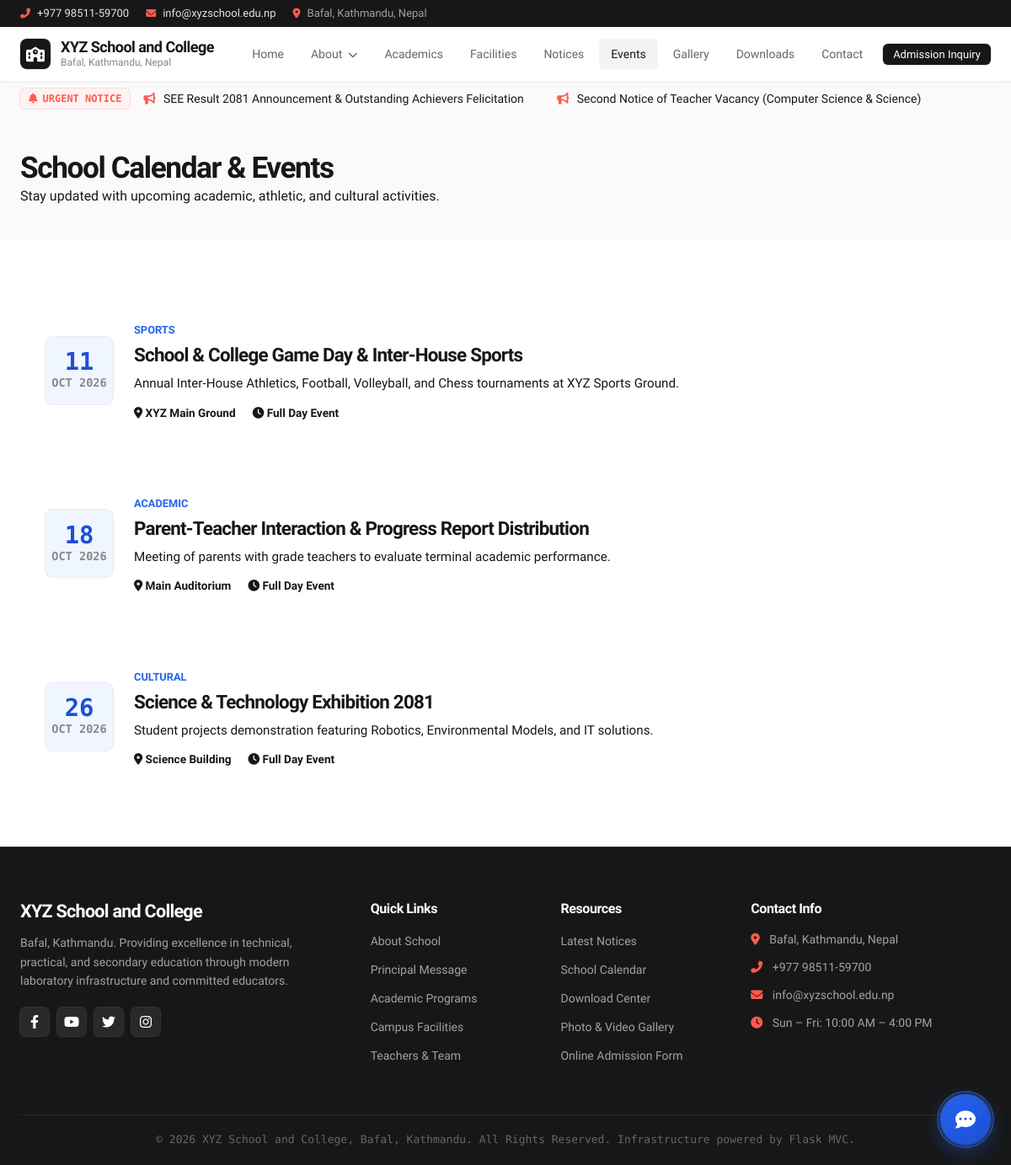
The app's page /events with its own data.
### app/models/settings.py (models this page shows, shortened)
class SiteSetting(db.Model):
    __tablename__ = 'site_settings'
    id = db.Column(db.Integer, primary_key=True)
    key = db.Column(db.String(100), unique=True, nullable=False)
    value = db.Column(db.Text, nullable=True)
    @classmethod
    def get_val(cls, key, default=''):
        setting = cls.query.filter_by(key=key).first()
        return setting.value if setting else default

### app/models/notice.py (models this page shows, shortened)
class Notice(db.Model):
    __tablename__ = 'notices'
    id = db.Column(db.Integer, primary_key=True)
    title = db.Column(db.String(255), nullable=False)
    slug = db.Column(db.String(255), unique=True, nullable=False)
    category = db.Column(db.String(50), default='General') # General, Vacancy, Exam, Quotation, Admission, Result
    content = db.Column(db.Text, nullable=False)
    attachment = db.Column(db.String(255), nullable=True) # PDF or image attachment
    is_urgent = db.Column(db.Boolean, default=False)
    published_date = db.Column(db.DateTime, default=datetime.utcnow)
    author_id = db.Column(db.Integer, db.ForeignKey('users.id'), nullable=True)
    author = db.relationship('User', backref=db.backref('notices', lazy=True))

### app/models/event.py (models this page shows, shortened)
class Event(db.Model):
    __tablename__ = 'events'
    id = db.Column(db.Integer, primary_key=True)
    title = db.Column(db.String(255), nullable=False)
    description = db.Column(db.Text, nullable=False)
    event_date = db.Column(db.DateTime, nullable=False)
    end_date = db.Column(db.DateTime, nullable=True)
    location = db.Column(db.String(150), default='School Ground / Auditorium')
    category = db.Column(db.String(50), default='Academic') # Academic, Sports, Cultural, Holiday, Exam
    image = db.Column(db.String(255), nullable=True)
    is_featured = db.Column(db.Boolean, default=False)
    created_at = db.Column(db.DateTime, default=datetime.utcnow)

### app/controllers/public_controller.py (the view)
@public_bp.route('/events')
def events():
    events_list = Event.query.order_by(Event.event_date.asc()).all()
    return render_template('public/events.html', events=events_list)

### app/controllers/public_controller.py (called while the page is built)
@public_bp.context_processor
def inject_global_settings():
    return {
        'school_name': SiteSetting.get_val('school_name', 'XYZ School and College'),
        'school_address': SiteSetting.get_val('school_address', 'Bafal, Kathmandu, Nepal'),
        'school_phone': SiteSetting.get_val('school_phone', '+977 98511-59700'),
        'school_email': SiteSetting.get_val('school_email', 'info@xyzschool.edu.np'),
        'urgent_notices': Notice.query.filter_by(is_urgent=True).order_by(Notice.published_date.desc()).all()
    }

### app/templates/public/events.html (shortened to what this page needs)
{% extends 'base.html' %}
{% block content %}
<div class="section bg-alt" style="padding: 40px 0; border-bottom: 1px solid var(--border-color);">
    <div class="container">
        <h1 style="font-size: 2.2rem; color: var(--primary-dark);">School Calendar & Events</h1>
        <p style="color: var(--text-muted); font-size: 1rem;">Stay updated with upcoming academic, athletic, and cultural activities.</p>
    </div>
</div>
<section class="section">
    <div class="container">
        <div style="display: flex; flex-direction: column; gap: 25px;">
            {% if events %}
                {% for ev in events %}
                <div style="background: white; border-radius: 12px; padding: 30px; box-shadow: var(--shadow-sm); border: 1px solid var(--border-color); display: flex; gap: 25px; align-items: center; flex-wrap: wrap;">
                    <div class="notice-date-badge" style="width: 80px; height: 80px; background: #EFF6FF; border-color: #BFDBFE; color: #1D4ED8;">
                        <span class="day" style="font-size: 1.8rem;">{{ ev.event_date.strftime('%d') }}</span>
                        <span class="month" style="font-size: 0.85rem;">{{ ev.event_date.strftime('%b %Y') }}</span>
                    </div>
                    <div style="flex: 1;">
                        <span style="font-size: 0.8rem; font-weight: 800; color: #2563EB; text-transform: uppercase;">{{ ev.category }}</span>
                        <h2 style="font-size: 1.4rem; margin: 4px 0 8px 0; color: var(--primary-dark);">{{ ev.title }}</h2>
                        <p style="color: var(--text-muted); font-size: 0.95rem; line-height: 1.6; margin-bottom: 12px;">{{ ev.description }}</p>
                        <div style="display: flex; gap: 20px; font-size: 0.85rem; color: var(--text-main); font-weight: 600;">
                            <span><i class="fas fa-map-marker-alt" style="color: var(--primary-red);"></i> {{ ev.location }}</span>
                            <span><i class="fas fa-clock" style="color: var(--accent-gold);"></i> Full Day Event</span>
                        </div>
                    </div>
                </div>
                {% endfor %}
            {% else %}
                <p style="text-align: center; color: var(--text-muted);">No events scheduled at present.</p>
            {% endif %}
        </div>
    </div>
</section>
{% endblock %}

### app/templates/base.html (shortened to what this page needs)
<!DOCTYPE html>
<html lang="en">
<head>
    <link rel="stylesheet" href="{{ url_for('static', filename='css/style.css') }}">
    <link rel="stylesheet" href="https://cdnjs.cloudflare.com/ajax/libs/font-awesome/6.4.0/css/all.min.css">
    <link rel="stylesheet" type="text/css" href="https://cdnjs.cloudflare.com/ajax/libs/slick-carousel/1.8.1/slick.min.css"/>
    <link rel="stylesheet" type="text/css" href="https://cdnjs.cloudflare.com/ajax/libs/slick-carousel/1.8.1/slick-theme.min.css"/>
</head>
<body>
    <header class="top-header">
        <div class="container">
            <div class="top-info">
                <div class="top-info-item">
                    <i class="fas fa-phone-alt"></i>
                    <a href="tel:{{ school_phone }}">{{ school_phone }}</a>
                </div>
                <div class="top-info-item">
                    <i class="fas fa-envelope"></i>
                    <a href="mailto:{{ school_email }}">{{ school_email }}</a>
                </div>
                <div class="top-info-item">
                    <i class="fas fa-map-marker-alt"></i>
                    <span>{{ school_address }}</span>
                </div>
            </div>
        </div>
    </header>
    <nav class="navbar-main">
        <div class="container navbar-container">
            <a href="{{ url_for('public.home') }}" class="brand-logo">
                <div class="logo-badge">
                    <i class="fas fa-school"></i>
                </div>
                <div class="brand-text">
                    <h1>{{ school_name }}</h1>
                    <p>Bafal, Kathmandu, Nepal</p>
                </div>
            </a>
            <ul class="nav-menu" id="navMenu">
                <li class="nav-item">
                    <a href="{{ url_for('public.home') }}" class="nav-link {% if request.endpoint == 'public.home' %}active{% endif %}">Home</a>
                </li>
                <li class="nav-item">
                    <a href="#" class="nav-link {% if request.endpoint in ['public.about', 'public.message_principal', 'public.message_chairperson', 'public.team'] %}active{% endif %}">
                        About <i class="fas fa-chevron-down" style="font-size: 0.7rem; margin-left: 2px;"></i>
                    </a>
                </li>
                <li class="nav-item">
                    <a href="{{ url_for('public.academics') }}" class="nav-link {% if request.endpoint == 'public.academics' %}active{% endif %}">Academics</a>
                </li>
                <li class="nav-item">
                    <a href="{{ url_for('public.facilities') }}" class="nav-link {% if request.endpoint == 'public.facilities' %}active{% endif %}">Facilities</a>
                </li>
                <li class="nav-item">
                    <a href="{{ url_for('public.notices') }}" class="nav-link {% if request.endpoint in ['public.notices', 'public.notice_detail'] %}active{% endif %}">Notices</a>
                </li>
                <li class="nav-item">
                    <a href="{{ url_for('public.events') }}" class="nav-link {% if request.endpoint == 'public.events' %}active{% endif %}">Events</a>
                </li>
                <li class="nav-item">
                    <a href="{{ url_for('public.gallery') }}" class="nav-link {% if request.endpoint == 'public.gallery' %}active{% endif %}">Gallery</a>
                </li>
                <li class="nav-item">
                    <a href="{{ url_for('public.downloads') }}" class="nav-link {% if request.endpoint == 'public.downloads' %}active{% endif %}">Downloads</a>
                </li>
                <li class="nav-item">
                    <a href="{{ url_for('public.contact') }}" class="nav-link {% if request.endpoint == 'public.contact' %}active{% endif %}">Contact</a>
                </li>
                <li class="nav-item">
                    <a href="{{ url_for('public.admission') }}" class="btn btn-primary btn-sm" style="margin-left: 6px;">Admission Inquiry</a>
                </li>
            </ul>
        </div>
    </nav>
    {% if urgent_notices %}
    <div class="ticker-bar">
        <div class="container ticker-wrapper">
            <div class="ticker-badge">
                <i class="fas fa-bell"></i> Urgent Notice
            </div>
            <div class="ticker-content">
                <div class="ticker-scroll">
                    {% for n in urgent_notices %}
                        <a href="{{ url_for('public.notice_detail', id=n.id) }}"><i class="fas fa-bullhorn" style="margin-right: 6px; color: var(--vercel-ship-red);"></i> {{ n.title }}</a>
                    {% endfor %}
                </div>
            </div>
        </div>
    </div>
    {% endif %}
    <main>
        {% block content %}{% endblock %}
    </main>
    <footer class="footer">
        <div class="container">
            <div class="footer-grid">
                <div class="footer-brand">
                    <h2>{{ school_name }}</h2>
                    <p>Bafal, Kathmandu. Providing excellence in technical, practical, and secondary education through modern laboratory infrastructure and committed educators.</p>
                    <div class="social-links">
                        <a href="#" class="social-icon" aria-label="Facebook"><i class="fab fa-facebook-f"></i></a>
                        <a href="#" class="social-icon" aria-label="YouTube"><i class="fab fa-youtube"></i></a>
                        <a href="#" class="social-icon" aria-label="Twitter"><i class="fab fa-twitter"></i></a>
                        <a href="#" class="social-icon" aria-label="Instagram"><i class="fab fa-instagram"></i></a>
                    </div>
                </div>
                <div>
                    <h3 class="footer-title">Quick Links</h3>
                    <ul class="footer-links">
                        <li><a href="{{ url_for('public.about') }}">About School</a></li>
                        <li><a href="{{ url_for('public.message_principal') }}">Principal Message</a></li>
                        <li><a href="{{ url_for('public.academics') }}">Academic Programs</a></li>
                        <li><a href="{{ url_for('public.facilities') }}">Campus Facilities</a></li>
                        <li><a href="{{ url_for('public.team') }}">Teachers & Team</a></li>
                    </ul>
                </div>
                <div>
                    <h3 class="footer-title">Resources</h3>
                    <ul class="footer-links">
                        <li><a href="{{ url_for('public.notices') }}">Latest Notices</a></li>
                        <li><a href="{{ url_for('public.events') }}">School Calendar</a></li>
                        <li><a href="{{ url_for('public.downloads') }}">Download Center</a></li>
                        <li><a href="{{ url_for('public.gallery') }}">Photo & Video Gallery</a></li>
                        <li><a href="{{ url_for('public.admission') }}">Online Admission Form</a></li>
                    </ul>
                </div>
                <div>
                    <h3 class="footer-title">Contact Info</h3>
                    <ul class="footer-links" style="color: #a1a1aa; font-size: 0.875rem;">
                        <li style="margin-bottom: 12px;"><i class="fas fa-map-marker-alt" style="color: var(--vercel-ship-red); margin-right: 8px;"></i> {{ school_address }}</li>
                        <li style="margin-bottom: 12px;"><i class="fas fa-phone-alt" style="color: var(--vercel-ship-red); margin-right: 8px;"></i> {{ school_phone }}</li>
                        <li style="margin-bottom: 12px;"><i class="fas fa-envelope" style="color: var(--vercel-ship-red); margin-right: 8px;"></i> {{ school_email }}</li>
                        <li><i class="fas fa-clock" style="color: var(--vercel-ship-red); margin-right: 8px;"></i> Sun – Fri: 10:00 AM – 4:00 PM</li>
                    </ul>
                </div>
            </div>
            <div class="footer-bottom">
                <p>&copy;&nbsp;2026 {{ school_name }}, Bafal, Kathmandu. All Rights Reserved. Infrastructure powered by Flask MVC.</p>
            </div>
        </div>
    </footer>
    <div class="chatbot-widget-container">
        <button id="chatbotToggleBtn" class="chatbot-toggle-btn" aria-label="Open AI Assistant">
            <i class="fas fa-comment-dots" id="chatIconClosed"></i>
            <span class="chatbot-pulse-ring"></span>
        </button>
    </div>
</body>
</html>

### records on screen
SiteSetting: value "+977 98511-59700"
SiteSetting: value "info@xyzschool.edu.np"
SiteSetting: value "Bafal, Kathmandu, Nepal"
SiteSetting: value "XYZ School and College"
Notice: title "SEE Result 2081 Announcement & Outstanding Achievers Felicitation"
Notice: title "Second Notice of Teacher Vacancy (Computer Science & Science)"
Event: event_date "11", event_date "OCT 2026", category "SPORTS", title "School & College Game Day & Inter-House Sports", description "Annual Inter-House Athletics, Football, Volleyball, and Chess tournaments at XYZ Sports Ground.", location "XYZ Main Ground"
Event: event_date "18", event_date "OCT 2026", category "ACADEMIC", title "Parent-Teacher Interaction & Progress Report Distribution", description "Meeting of parents with grade teachers to evaluate terminal academic performance.", location "Main Auditorium"
Event: event_date "26", event_date "OCT 2026", category "CULTURAL", title "Science & Technology Exhibition 2081", description "Student projects demonstration featuring Robotics, Environmental Models, and IT solutions.", location "Science Building"
